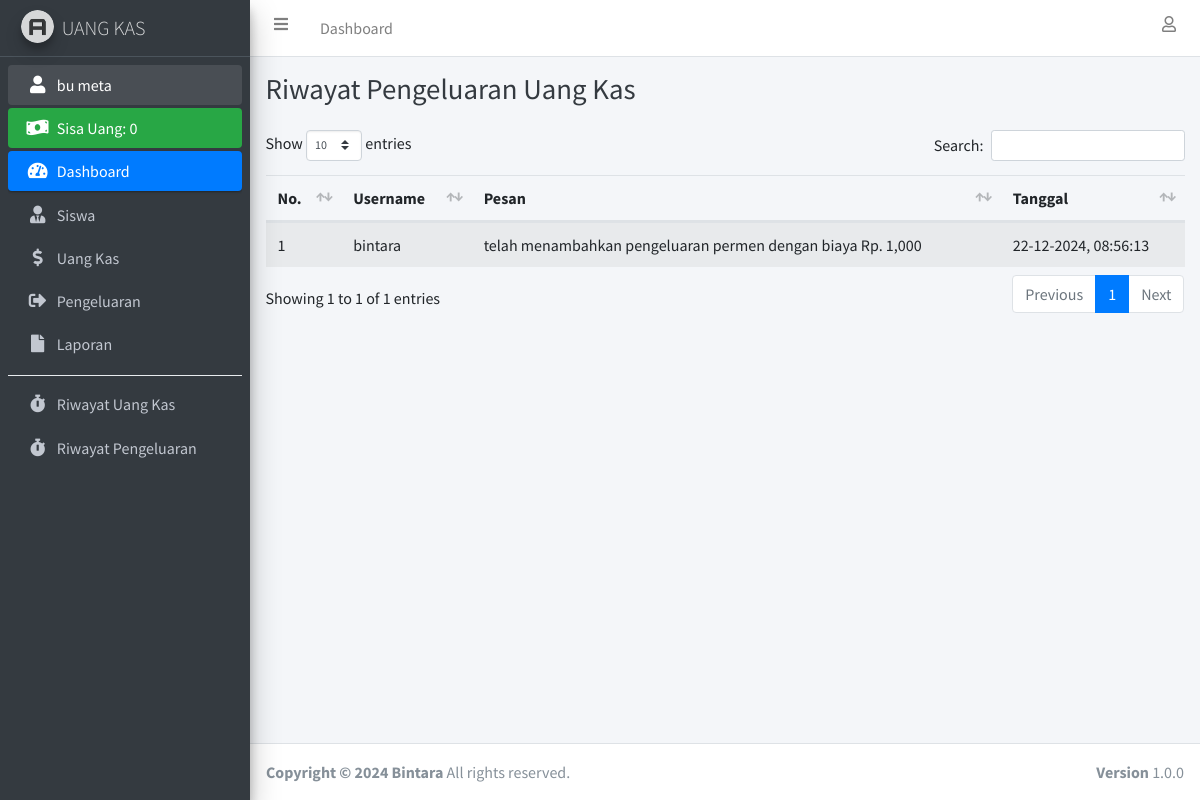
Screenshot of /riwayat_pengeluaran.php (signed in) with the database file from the repository.
### tables this page shows
CREATE TABLE `user` (
  `id_user` int(11) NOT NULL,
  `nama_lengkap` varchar(100) NOT NULL,
  `username` varchar(100) NOT NULL,
  `password` varchar(255) NOT NULL,
  `id_jabatan` int(11) NOT NULL
);

CREATE TABLE `riwayat_pengeluaran` (
  `id_riwayat_pengeluaran` int(11) NOT NULL,
  `id_user` int(11) NOT NULL,
  `aksi` text NOT NULL,
  `tanggal` int(11) NOT NULL
);

### connection.php (called while the page is built, shortened)
<?php
	$host		= "localhost";
	$username	= "root";
	$password	= "";
	$database	= "uang_kas";
	$conn 		= mysqli_connect($host, $username, $password, $database);
if (isset($_SESSION['id_user'])) {
	function dataUser() {
		global $conn;
		$id_user = $_SESSION['id_user'];
		return mysqli_fetch_assoc(mysqli_query($conn, "SELECT * FROM user INNER JOIN jabatan ON user.id_jabatan = jabatan.id_jabatan WHERE id_user = '$id_user'"));
	}
}

### riwayat_pengeluaran.php (the view, shortened to what this page needs)
<?php
require 'connection.php';
$riwayat_pengeluaran = mysqli_query($conn, "SELECT * FROM riwayat_pengeluaran INNER JOIN user ON riwayat_pengeluaran.id_user = user.id_user ORDER BY tanggal DESC");
?>
<!DOCTYPE html>
<html>
<head>
  <?php include 'include/css.php'; ?>
</head>
<body class="hold-transition sidebar-mini layout-fixed">
  <div class="wrapper">
    <?php include 'include/navbar.php'; ?>
    <?php include 'include/sidebar.php'; ?>
    <div class="content-wrapper">
      <div class="content-header">
        <div class="container-fluid">
          <div class="row mb-2">
            <div class="col-sm">
              <h1 class="m-0 text-dark">Riwayat Pengeluaran Uang Kas</h1>
            </div>
          </div>
        </div>
      </div>
      <section class="content">
        <div class="container-fluid">
          <div class="table-responsive">
            <table class="table table-striped table-hover" id="table_id">
              <thead>
                <tr>
                  <th>No.</th>
                  <th>Username</th>
                  <th>Pesan</th>
                  <th>Tanggal</th>
                </tr>
              </thead>
              <tbody>
                <?php $i = 1; ?>
                <?php foreach ($riwayat_pengeluaran as $dr): ?>
                  <tr>
                    <td><?= $i++; ?></td>
                    <td><?= $dr['username']; ?></td>
                    <td><?= $dr['aksi']; ?></td>
                    <td><?= date('d-m-Y, H:i:s', $dr['tanggal']); ?></td>
                  </tr>
                <?php endforeach ?>
              </tbody>
            </table>
          </div>
        </div>
      </section>
    </div>
    <footer class="main-footer">
      <strong>Copyright &copy; 2024 Bintara</strong>
      All rights reserved.
      <div class="float-right d-none d-sm-inline-block">
        <b>Version</b> 1.0.0
      </div>
    </footer>
  </div>
</body>
</html>

### include/sidebar.php (shortened to what this page needs)
<?php
  $dataUser = dataUser();
  $jml_pengeluaran = mysqli_fetch_assoc(mysqli_query($conn, "SELECT sum(jumlah_pengeluaran) as jml_pengeluaran FROM pengeluaran"));
  $jml_pengeluaran = $jml_pengeluaran['jml_pengeluaran'];
  $jml_uang_kas = mysqli_fetch_assoc(mysqli_query($conn, "SELECT sum(minggu_ke_1 + minggu_ke_2 + minggu_ke_3 + minggu_ke_4) as jml_uang_kas FROM uang_kas"));
  $jml_uang_kas = $jml_uang_kas['jml_uang_kas'];
?>
<aside class="main-sidebar sidebar-dark-primary elevation-4">
  <a href="index.php" class="brand-link">
    <img src="assets/img/img_properties/logo.png" alt="AdminLTE Logo" class="brand-image img-circle elevation-3" style="opacity: .8">
    <span class="brand-text font-weight-light">UANG KAS</span>
  </a>
  <div class="sidebar">
    <nav class="mt-2">
      <ul class="nav nav-pills nav-sidebar flex-column" data-widget="treeview" role="menu" data-accordion="false">
        <li class="nav-item has-treeview menu-open">
          <a href="profile.php" class="nav-link"><i class="nav-icon fas fa-fw fa-user"></i> <p><?= $dataUser['username']; ?></p></a>
        </li>
        <li class="nav-item">
          <div class="bg-success nav-link text-white">
            <i class="nav-icon fas fa-money-bill-wave"></i>
            <p>
              Sisa Uang: <?= number_format($jml_uang_kas - $jml_pengeluaran); ?>
            </p>
          </div>
        </li>
        <li class="nav-item has-treeview menu-open">
          <a href="index.php" class="nav-link active">
            <i class="nav-icon fas fa-tachometer-alt"></i>
            <p>
              Dashboard
            </p>
          </a>
        </li>
        <li class="nav-item">
          <a href="siswa.php" class="nav-link">
            <i class="fas fa-user-tie nav-icon"></i>
            <p>Siswa</p>
          </a>
        </li>
        <li class="nav-item">
          <a href="uang_kas.php" class="nav-link">
            <i class="fas fa-dollar-sign nav-icon"></i>
            <p>Uang Kas</p>
          </a>
        </li>
        <li class="nav-item">
          <a href="pengeluaran.php" class="nav-link">
            <i class="fas fa-sign-out-alt nav-icon"></i>
            <p>Pengeluaran</p>
          </a>
        </li>
        <li class="nav-item">
          <a href="laporan.php" class="nav-link">
            <i class="fas fa-file nav-icon"></i>
            <p>Laporan</p>
          </a>
        </li>
        <div class="dropdown-divider"></div>
        <li class="nav-item">
          <a href="riwayat.php" class="nav-link">
            <i class="fas fa-stopwatch nav-icon"></i>
            <p>Riwayat Uang Kas</p>
          </a>
        </li>
        <li class="nav-item">
          <a href="riwayat_pengeluaran.php" class="nav-link">
            <i class="fas fa-stopwatch nav-icon"></i>
            <p>Riwayat Pengeluaran</p>
          </a>
        </li>
      </ul>
    </nav>
  </div>
</aside>

### rows the page displays
user: username "bu meta"
riwayat_pengeluaran: id_user.username "bintara", aksi "telah menambahkan pengeluaran permen dengan biaya Rp. 1,000", tanggal "22-12-2024, 08:56:13"

### other values shown
$jml_uang_kas - $jml_pengeluaran "0"
